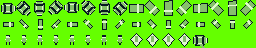
#> input picture games/toronto-dispatch/project/original-art/dispatch_topdown.png, 256 x 48 px
$ python -i scooter_protection.py   (imports and definitions only)
#> lines starting #> are read from the running program, lines starting #| are printed output that depends on the picture
"""Narrow immutable R6->empty-scooter extension proof.

All original49 frame IDs, pixels, defaults and empty animation metadata are
checked before reconstructing R6 for the existing historical courier guard.
The two appended cells are exact approved original art, not an omission scope.
"""
from pathlib import Path
import base64
import copy
import hashlib
import io
import json
import zlib
from PIL import Image

ROOT=Path(__file__).resolve().parents[1]
FIXTURE=ROOT.parents[1]/'tests/fixtures/scooter_extension.json'
FIXTURE_SHA256='56e0ff9d99594703ed2a30f4cdba147814586b6474266ada9cd3308fdf904133'
META_FILES={'project/dispatch_topdown.metadata.json','project/assets/sprites/dispatch_topdown.png.gbsres'}
PNG_FILES={'project/original-art/dispatch_topdown.png','project/assets/sprites/dispatch_topdown.png','project/original-art/dispatch_topdown_preview.png'}
PARKED_FRAMES=(49,50)
TRANSPARENT=(101,255,0)

def digest(value):
    return hashlib.sha256(json.dumps(value,sort_keys=True,separators=(',',':')).encode()).hexdigest()

def scope():
    payload=FIXTURE.read_bytes()
    assert hashlib.sha256(payload).hexdigest()==FIXTURE_SHA256,'Immutable R6 scooter proof changed'
    proof=json.loads(payload)
    assert proof['schema']==1 and proof['predecessor_commit']=='fb589599f6411d517fe8e2af9d8c43dbf6d89144'
    assert set(proof['metadata'])==META_FILES and set(proof['pngs'])==PNG_FILES
    return proof

def frames(meta):
    return [f for state in meta['states'] for f in state['animations'][0]['frames']]

# [18 lines left out: function meta_history, not called in this run]

def pixels_history(image):
    proof=scope();image=image.convert('RGB')
    assert image.size==(256,64),'Scooter art changed original sheet dimensions'
    original=[];empty=[]
    for n in range(64):
        rect=((n%16)*16,(n//16)*16,(n%16+1)*16,(n//16+1)*16);crop=image.crop(rect)
        if n<49:original.append(crop.tobytes())
        elif n<51:
            empty.append(crop.tobytes())
            assert all(4<=x<=11 for y in range(16) for x in range(16) if crop.getpixel((x,y))!=TRANSPARENT),'Scooter pixels exceed one OBJ'
        else:assert crop.getcolors()==[(256,TRANSPARENT)],'Scooter paint escaped the two appended cells'
    assert hashlib.sha256(b''.join(original)).hexdigest()==proof['old49_rgb_sha256'],'Original49 R6 pose pixels changed'
    assert hashlib.sha256(b''.join(empty)).hexdigest()==proof['empty_rgb_sha256'],'Approved two vacant scooter pixel poses changed'
    previous=image.copy()
    for n in PARKED_FRAMES:previous.paste(TRANSPARENT,((n%16)*16,(n//16)*16,(n%16+1)*16,(n//16+1)*16))
    assert hashlib.sha256(previous.tobytes()).hexdigest()==proof['old_rgb_sha256'],'Original R6 unused canvas/default pixels changed'
    return previous

# [29 lines left out: functions png_history, check, not called in this run]

# [2 lines not run here, left out]

>>> import cv2
>>> picture = cv2.imread('../project/original-art/dispatch_topdown.png', cv2.IMREAD_GRAYSCALE)
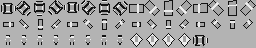
#> picture: shape (48, 256); min 19, max 236, mean 162.4
#> (the run stopped early here; a loop or call above may not have finished)
